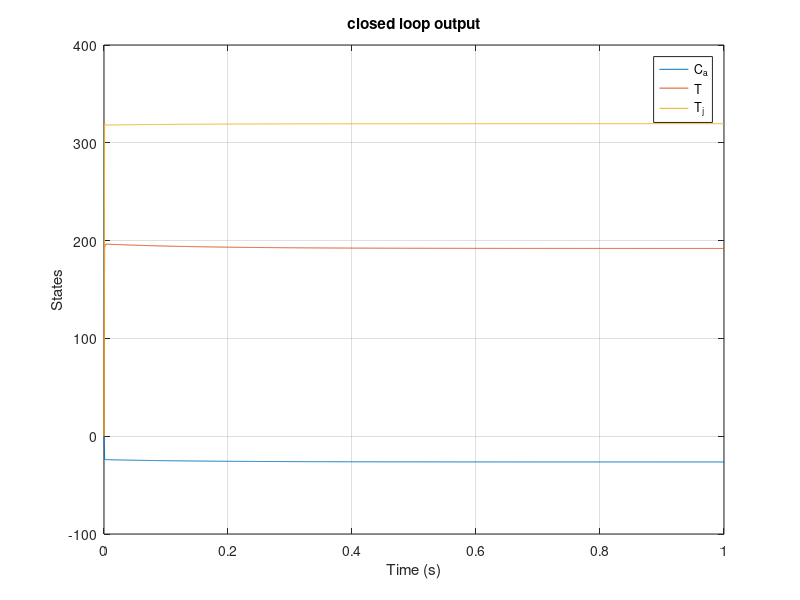

This chart was generated by the following MATLAB code:
clc;
clear;
close all;

A = [-1.7, -0.25, 0; 23, -30, 20; 0, -940, -250];
B = [10, 0; -82, 0; 0, -670];
C = eye(3); 


desire_poles = [-1, -0.2+0.2j, -0.2-0.2j];
A_d = [0, 1, 0;0, 0, 1; -20, -29, -10];

% first calculate the controllability matrix,W_c
W_c = cat(2, B, A*B, A*A*B);

% then group the independent vectors as Matrix_C, and its inverse
Matrix_C = cat(2, W_c(:, 1), W_c(:, 3), W_c(:, 2));
inv_Matrix_C = inv(Matrix_C);

% get the T, d1 = 2, d2 = 1
T = cat(1, inv_Matrix_C(2, :), inv_Matrix_C(2, :)*A, inv_Matrix_C(3, :));

% get A_hat, B_hat
A_hat = T*A/T;
B_hat = T*B;

% cal K_hat and K
K_hat = pinv(B_hat)*(A_hat-A_d);
K1 = K_hat*T






% set point and original state
x_sp = [5; 250; 300];
x_0 = [1; 100; 200];

a = 7; b = 4; c = 2; d = 5; 
W = diag([a + b + 1, c + 4, d + 5]);
Q = W; 
R = [1, 0, 0; 0, 1, 0;0, 0, 1];     
% K = lqr(A-B*K1, B*K1, Q, R)


A1 = A-B*K1;
B1 = B*K1;

% get the K, with ARE
gamma = cat(1, cat(2, A1, -(B1*inv(R))*B1'), cat(2, -Q, -A1'));

[v, d] = eig(gamma);
temp = cat(2, v(:, 1), v(:, 3), v(:, 4));
nu = cat(1, temp(1, :), temp(2, :), temp(3, :));
mu = cat(1, temp(4, :), temp(5, :), temp(6, :));

P = mu*inv(nu);
K = real(inv(R)*B1'*P)





% SIMULATE
dt = 0.0001;
T = 0.1;
n_steps = T / dt;
x = x_0;
x_hist = zeros(3, n_steps);
u_hist = zeros(3, n_steps);


eig(A-B*K1-B*K1*K)




sys_cl = ss(A-B*K1-B*K1*K, B*K1*K, C, 0);

t = linspace(0, 1, 1000);  % Simulation time
u = cat(1, x_sp(1, 1)*ones(size(t)),x_sp(2, 1)*ones(size(t)),x_sp(3, 1)*ones(size(t)));

[y, t_out, x] = lsim(sys_cl, u, t);

% Plot response
figure;
% plot(t, initial_response);
plot(t_out, y);
xlabel('Time (s)');
ylabel('States');
legend('C_a', 'T', 'T_j');
title('closed loop output')
grid on;
